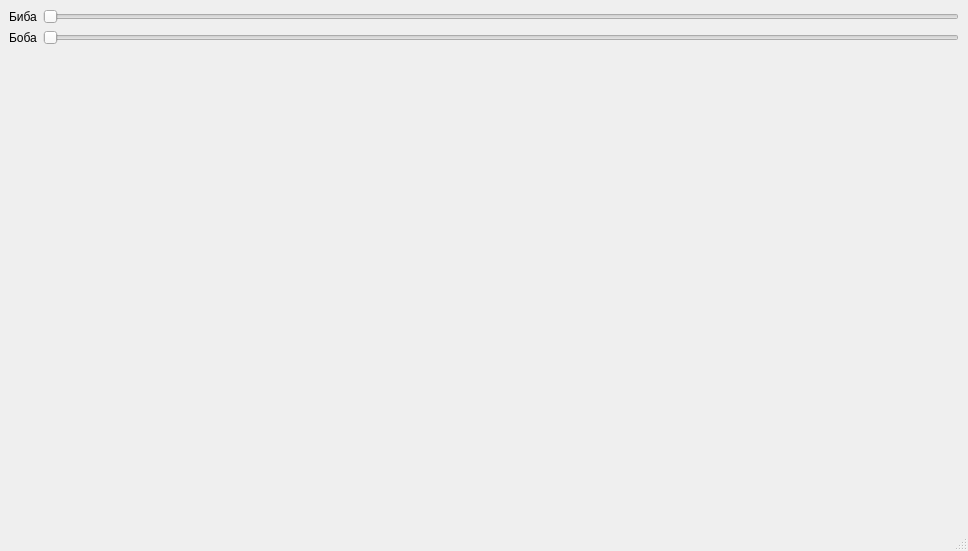
<?xml version="1.0" encoding="UTF-8"?>
<ui version="4.0">
 <class>MainWindow</class>
 <widget class="QMainWindow" name="MainWindow">
  <property name="geometry">
   <rect>
    <x>0</x>
    <y>0</y>
    <width>968</width>
    <height>551</height>
   </rect>
  </property>
  <property name="windowTitle">
   <string>Mortal and pestle</string>
  </property>
  <widget class="QWidget" name="centralwidget">
   <layout class="QGridLayout" name="gridLayout_2">
    <item row="0" column="0">
     <layout class="QGridLayout" name="gridLayout">
      <item row="1" column="1">
       <widget class="QSlider" name="horizontalSlider_2">
        <property name="orientation">
         <enum>Qt::Horizontal</enum>
        </property>
       </widget>
      </item>
      <item row="0" column="0">
       <widget class="QLabel" name="label">
        <property name="maximumSize">
         <size>
          <width>100</width>
          <height>20</height>
         </size>
        </property>
        <property name="text">
         <string>Биба</string>
        </property>
       </widget>
      </item>
      <item row="1" column="0">
       <widget class="QLabel" name="label_2">
        <property name="text">
         <string>Боба</string>
        </property>
       </widget>
      </item>
      <item row="0" column="1">
       <widget class="QSlider" name="horizontalSlider">
        <property name="orientation">
         <enum>Qt::Horizontal</enum>
        </property>
       </widget>
      </item>
     </layout>
    </item>
    <item row="3" column="0" rowspan="2">
     <layout class="QVBoxLayout" name="verticalLayout">
      <item>
       <layout class="QHBoxLayout" name="horizontalLayout">
        <item>
         <layout class="QGridLayout" name="plot1Grid"/>
        </item>
       </layout>
      </item>
     </layout>
    </item>
   </layout>
  </widget>
  <widget class="QMenuBar" name="menubar">
   <property name="geometry">
    <rect>
     <x>0</x>
     <y>0</y>
     <width>968</width>
     <height>26</height>
    </rect>
   </property>
  </widget>
  <widget class="QStatusBar" name="statusbar"/>
 </widget>
 <resources/>
 <connections/>
</ui>
